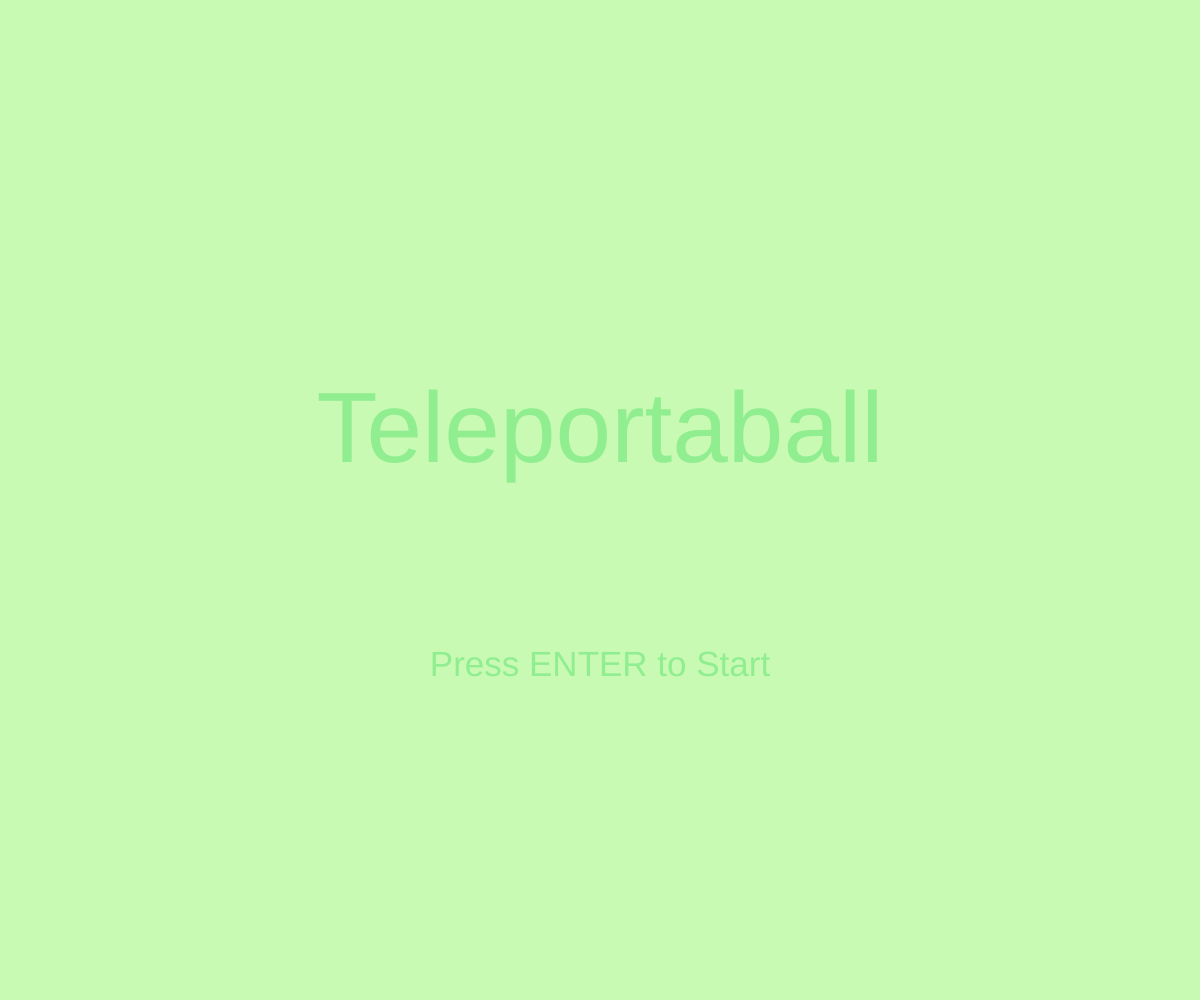
Frame 1 (no input)
Frame 60 (no input): identical to frame 1, image omitted
Frame 120 (the mouse pressed at the canvas centre since frame 60): identical to frame 1, image omitted

The p5.js sketch that drew this single still picture (run headless with seeded random() and noise() and a simulated clock; from frame 60 on, the mouse is pressed at the canvas centre):

// p5.js sketch
// ── sketch.js
let mode = 'title';
let marble;
let paddle1, paddle2;
let score1 = 0;
let score2 = 0;
const winningScore = 5;

function setup() {
  createCanvas(windowWidth, windowHeight);
  marble = new Marble();
  paddle1 = new Paddle(true);  // Player 1 paddle at the bottom
  paddle2 = new Paddle(false); // Player 2 paddle at the top
}

function draw() {
  if (mode == "title") {
    titleScreen();
  }
  if (mode == "gameplay") {
    gameplayScreen();
  }
  if (mode == "gameover") {
    gameoverScreen();
  }
  if (mode == "gamewin") {
    gamewinScreen();
  }
}

function titleScreen() {
  background(200, 250, 180);
  textSize(100);
  textAlign(CENTER, CENTER);
  fill(144, 238, 144);
  text('Teleportaball', width / 2, height / 2.3);
  textSize(35);
  text('Press ENTER to Start', width / 2, height / 1.5);
  fill(0);
  fill(250, 0, 0);

  if (keyIsPressed && keyCode === ENTER) {
    resetGame();
    mode = 'gameplay';
  }
}

function gameplayScreen() {
  background(200, 250, 180);
  paddle1.draw();
  paddle1.move();
  paddle2.draw();
  paddle2.move();
  marble.draw();
  marble.move();
  marble.collision();

  // Display scores in the middle
  textSize(24);
  fill(0);
  textAlign(CENTER, CENTER);
  text(`Player 1: ${score1}`, width / 2, height / 2 - 20);
  text(`Player 2: ${score2}`, width / 2, height / 2 + 20);

  if (score1 >= winningScore) {
    mode = 'gamewin';
    winningPlayer = 1;
  } else if (score2 >= winningScore) {
    mode = 'gamewin';
    winningPlayer = 2;
  }
}

function gameoverScreen() {
  background(255, 0, 0);
  textSize(100);
  textAlign(CENTER, CENTER);
  fill(0);
  text('GAME OVER', width / 2, height / 4);
  textSize(35);
  textAlign(CENTER, CENTER);
  fill(0);
  text('Press BACKSPACE to return to menu', width / 2, height / 2);

  if (keyIsPressed && keyCode === BACKSPACE) {
    resetGame();
    mode = 'title';
  }
}

function gamewinScreen() {
  background(66, 203, 244);
  textSize(100);
  textAlign(CENTER, CENTER);
  fill(0);
  text(`PLAYER ${winningPlayer} WINS`, width / 2, height / 4);
  textSize(35);
  textAlign(CENTER, CENTER);
  fill(0);
  text('Press BACKSPACE to return to menu', width / 2, height / 2);

  if (keyIsPressed && keyCode === BACKSPACE) {
    resetGame();
    mode = 'title';
  }
}

function resetGame() {
  marble.reset();
  score1 = 0;
  score2 = 0;
}

class Marble {
  constructor() {
    this.ballX = width / 2;
    this.ballY = height / 2;
    this.dirX = 6;
    this.dirY = 6;
    this.radius = 25;
    this.color = 200;
    this.teleportChance = 0.007;
  }

  draw() {
    fill(this.color);
    ellipse(this.ballX, this.ballY, this.radius);
  }

  move() {
    this.ballX += this.dirX;
    this.ballY += this.dirY;
  }

  collision() {
    if (this.ballX > width || this.ballX < 0) {
      this.dirX *= -1;
    }
    if (this.ballY < 0) {
      score1++;
      this.reset();
    }
    if (this.ballY > height) {
      score2++;
      this.reset();
    }

    // Paddle 1 collision (bottom paddle)
    if (this.ballY > paddle1.y - 20 && this.ballY < paddle1.y && this.ballX > paddle1.x - 5 && this.ballX < paddle1.x + paddle1.width) {
      this.dirY *= -1;
      this.ballY += this.dirY;
    }

    // Paddle 2 collision (top paddle)
    if (this.ballY < paddle2.y + 20 && this.ballY > paddle2.y && this.ballX > paddle2.x - 5 && this.ballX < paddle2.x + paddle2.width) {
      this.dirY *= -1;
      this.ballY += this.dirY;
    }

    if (random() < this.teleportChance) {
      this.teleport();
    }
  }

  reset() {
    this.ballX = width / 2;
    this.ballY = height / 2;
    this.dirX = random([-6, 6]);
    this.dirY = random([-6, 6]);
  }

  teleport() {
    this.ballX = random(width);
    this.ballY = random(height);
  }
}

class Paddle {
  constructor(isBottom) {
    this.width = 150;
    this.height = 20;
    this.color = 100;
    this.x = width / 2 - this.width / 2;
    this.y = isBottom ? height - 50 : 50;
    this.isBottom = isBottom;
  }

  draw() {
    fill(this.color);
    rect(this.x, this.y, this.width, this.height, 20);
  }

  move() {
    if (this.isBottom) {
      // Player 1 controls
      if (keyIsDown(LEFT_ARROW)) {
        this.x -= 10;
      }
      if (keyIsDown(RIGHT_ARROW)) {
        this.x += 10;
      }
    } else {
      // Player 2 controls
      if (keyIsDown(65)) { // 'A' key
        this.x -= 10;
      }
      if (keyIsDown(68)) { // 'D' key
        this.x += 10;
      }
    }
    this.x = constrain(this.x, 0, width - this.width);
  }
}
